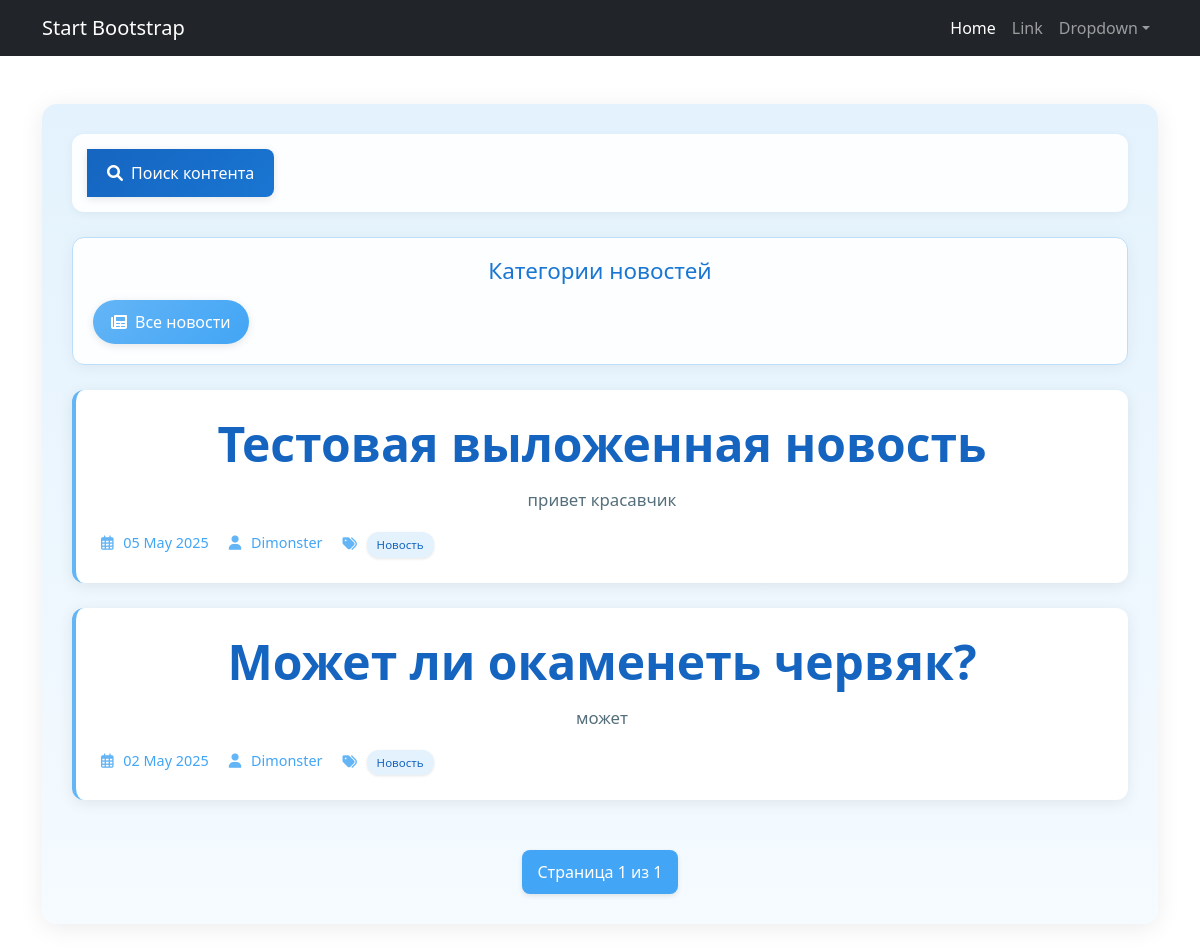
Screenshot of /category/Экономика/ with the database file from the repository.
### info/models.py (models this page shows, shortened)
class Post(models.Model):
    ARTICLE = 'AR'
    NEWS = 'NW'
    TYPE_CHOICES = [
        (ARTICLE, 'Статья'),
        (NEWS, 'Новость'),
    ]
    author = models.ForeignKey(User, on_delete=models.CASCADE, related_name='posts')
    type = models.CharField(max_length=2, choices=TYPE_CHOICES, default=NEWS)
    created_at = models.DateTimeField(auto_now_add=True)
    categories = models.ManyToManyField('Category', through='PostCategory')
    title = models.CharField(max_length=255)
    content = models.TextField()
    rating = models.IntegerField(default=0)
    @property
    def is_article(self):
        return self.type == self.ARTICLE
    def get_author_name(self):
        return str(self.author)

### info/views.py (the view, shortened to what this page needs)
# urls.py: path('category/<str:category_name>/', category_news, name='category_news'),
def category_news(request, category_name):
    category = get_object_or_404(Category, name=category_name)
    news = Post.objects.filter(
        categories=category,
        type=Post.NEWS
    ).order_by('-created_at').distinct()
    filter_form = ArticleFilterForm(request.GET or None)
    paginator = Paginator(news, 5)
    page_number = request.GET.get('page')
    page_obj = paginator.get_page(page_number)
    if request.user.is_authenticated:
        all_categories = Category.objects.annotate(
            news_count=Count('post', filter=Q(post__type=Post.NEWS), distinct=True),
            is_subscribed=Exists(
                request.user.subscribed_categories.filter(id=OuterRef('pk'))
            ),
        )
    else:
        all_categories = Category.objects.annotate(
            news_count=Count('post', filter=Q(post__type=Post.NEWS), distinct=True),
            is_subscribed=Value(False),
        )
    return render(request, 'news.html', {
        'page_obj': page_obj,
        'all_categories': all_categories,
        'filter_form': filter_form,
        'current_category': category_name,
    })

### accounts/templatetags/auth_extras.py (called while the page is built)
@register.filter(name='in_group')
def in_group(user, group_name):
    return user.groups.filter(name=group_name).exists()

### info/templatetags/my_filters.py (called while the page is built)
@register.filter(name='censor')
def censor(value):
    for pattern in BAD_PATTERNS:
        regex_pattern = re.compile(pattern, re.IGNORECASE)  # Игнорирование регистра
        value = regex_pattern.sub(lambda x: '*' * len(x.group()), value)
    return value

### templates/news.html (shortened to what this page needs)
{% extends 'default.html' %}
{% load my_filters %}
{% load auth_extras %}
{% block content %}
<div class="news-container">
    <div class="news-controls">
        <form action="{% url 'news_search' %}" method="get" class="search-form">
            <button type="submit" class="btn btn-search">
                <i class="fas fa-search"></i> Поиск контента
            </button>
        </form>
    </div>
    <div class="categories-section">
        <h2>Категории новостей</h2>
        <div class="categories-list">
            <a href="{% url 'news' %}" class="category-btn {% if not current_category %}active{% endif %}">
                <i class="fas fa-newspaper"></i> Все новости
            </a>
        </div>
    </div>
    <div class="news-list">
        {% for item in page_obj %}
        <div class="news-card">
            <div class="news-content">
                <h2 class="news-title">
                    <a href="{% if item.is_article %}{% url 'article_detail' item.id %}{% else %}{% url 'news_detail' item.id %}{% endif %}">
                        {{ item.title|censor }}
                    </a>
                </h2>
                <p class="news-preview">{{ item.content|censor|truncatechars:100 }}</p>
                <div class="news-meta">
                    <span class="news-date">
                        <i class="far fa-calendar-alt"></i>
                        {{ item.created_at|date:"d M Y" }}
                    </span>
                    <span class="news-author">
                        <i class="fas fa-user"></i>
                        {{ item.get_author_name }}
                    </span>
                    <span class="news-categories">
                        <i class="fas fa-tags"></i>
                        {% if item.is_article %}
                            {% for category in item.categories.all %}
                                <span class="category-tag">{{ category.name }}</span>
                            {% empty %}
                                <span class="category-tag">Без категории</span>
                            {% endfor %}
                        {% else %}
                            <span class="category-tag">Новость</span>
                        {% endif %}
                    </span>
                </div>
            </div>
        </div>
        {% empty %}
        <div class="no-news-message">
            <i class="fas fa-info-circle"></i> Контент отсутствует.
        </div>
        {% endfor %}
    </div>
    <div class="pagination">
        <span class="current-page">
            Страница {{ page_obj.number }} из {{ page_obj.paginator.num_pages }}
        </span>
    </div>
</div>
<link rel="stylesheet" href="https://cdnjs.cloudflare.com/ajax/libs/font-awesome/6.0.0/css/all.min.css">
{% endblock content %}

### templates/news.html (style rules this page uses)
.news-container { max-width: 1200px; margin: 40px auto; padding: 30px; background: linear-gradient(to bottom, #e3f2fd 0%, #f5fbff 100%); min-height: 100vh; border-radius: 15px; box-shadow: 0 4px 25px rgba(0, 0, 0, 0.08); }
.categories-section { margin: 25px 0; padding: 20px; background: rgba(255, 255, 255, 0.9); border-radius: 12px; box-shadow: 0 3px 15px rgba(0, 0, 0, 0.05); border: 1px solid #bbdefb; }
.categories-section h2 { color: #1976d2; margin-bottom: 15px; font-size: 1.4em; }
.categories-list { display: flex; flex-wrap: wrap; gap: 12px; margin-top: 15px; }
.category-btn { display: inline-flex; align-items: center; padding: 10px 18px; background: linear-gradient(135deg, #64b5f6 0%, #42a5f5 100%); color: white; border-radius: 25px; text-decoration: none; transition: all 0.3s cubic-bezier(0.25, 0.8, 0.25, 1); font-weight: 500; box-shadow: 0 2px 8px rgba(0, 0, 0, 0.1); border: none; }
.category-btn i { margin-right: 8px; }
.category-tag { display: inline-block; background: #e3f2fd; padding: 4px 10px; border-radius: 12px; font-size: 0.8em; margin-right: 6px; color: #1565c0; font-weight: 500; box-shadow: 0 1px 3px rgba(0, 0, 0, 0.1); }
.news-controls { display: flex; gap: 15px; margin-bottom: 25px; flex-wrap: wrap; align-items: center; padding: 15px; background: rgba(255, 255, 255, 0.9); border-radius: 12px; box-shadow: 0 2px 10px rgba(0, 0, 0, 0.05); }
.search-form { display: flex; flex-grow: 1; max-width: 500px; }
.search-form button { border-radius: 0 8px 8px 0; border: none; transition: all 0.3s ease; }
.news-list { display: flex; flex-direction: column; gap: 25px; }
.news-card { background: #ffffff; border-radius: 12px; box-shadow: 0 3px 15px rgba(0, 0, 0, 0.08); padding: 25px; transition: all 0.3s cubic-bezier(0.25, 0.8, 0.25, 1); border-left: 4px solid #64b5f6; }
.news-title a { color: #1565c0; text-decoration: none; font-size: 1.5em; font-weight: 600; transition: color 0.3s ease; }
.news-preview { color: #546e7a; margin: 15px 0; line-height: 1.6; font-size: 1.05em; }
.news-meta { display: flex; flex-wrap: wrap; gap: 20px; font-size: 0.9em; color: #42a5f5; margin-top: 18px; }
.news-meta i { margin-right: 6px; color: #64b5f6; }
.btn { display: inline-flex; align-items: center; justify-content: center; gap: 8px; padding: 12px 20px; border-radius: 8px; font-weight: 500; text-decoration: none; transition: all 0.3s cubic-bezier(0.25, 0.8, 0.25, 1); border: none; cursor: pointer; font-size: 1em; box-shadow: 0 2px 8px rgba(0, 0, 0, 0.1); position: relative; overflow: hidden; }
.btn::after { content: ''; position: absolute; top: 0; left: 0; width: 100%; height: 100%; background: rgba(255, 255, 255, 0.2); transform: translateX(-100%); transition: transform 0.3s ease; }
.btn-search { background: linear-gradient(135deg, #1565c0 0%, #1976d2 100%); color: white; }
.pagination { display: flex; justify-content: center; align-items: center; margin-top: 50px; gap: 12px; flex-wrap: wrap; }
.current-page { padding: 10px 15px; background: #42a5f5; color: white; border-radius: 8px; box-shadow: 0 2px 5px rgba(0, 0, 0, 0.1); }

### rows the page displays
Post: title|censor "Тестовая выложенная новость", content|censor "привет красавчик", created_at "05 May 2025", get_author_name "Dimonster", type "Новость"
Post: title|censor "Может ли окаменеть червяк?", content|censor "может", created_at "02 May 2025", get_author_name "Dimonster", type "Новость"

### other values shown
{{ page_obj.number }} "1"
{{ page_obj.paginator.num_pages }} "1"
